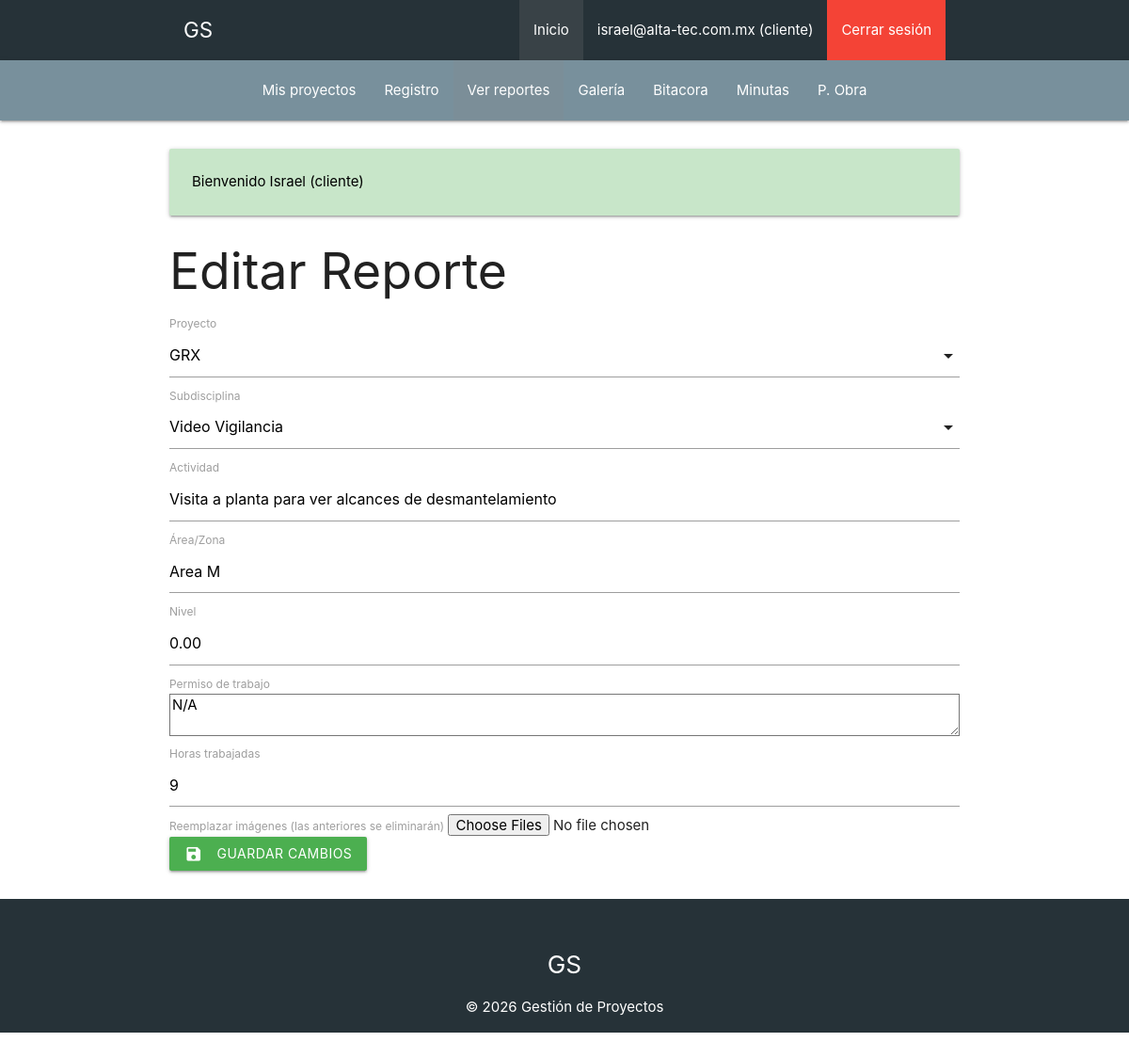
The app's page /reportes/editar?id=15 (signed in) with its own data.
### tables this page shows
CREATE TABLE `reportes` (
  `id` int NOT NULL AUTO_INCREMENT,
  `proyecto_id` int NOT NULL,
  `subdisciplina_id` int DEFAULT NULL,
  `actividad` text NOT NULL,
  `area_zonal` text,
  `nivel` text,
  `permisoTrabajo` text,
  `horastrabajadas` int DEFAULT NULL,
  `imagenes` json DEFAULT NULL,
  `created_at` datetime NOT NULL DEFAULT CURRENT_TIMESTAMP,
  PRIMARY KEY (`id`),
  KEY `proyecto_id` (`proyecto_id`),
  KEY `subdisciplina_id` (`subdisciplina_id`),
  CONSTRAINT `reportes_ibfk_1` FOREIGN KEY (`proyecto_id`) REFERENCES `proyectos` (`id`),
  CONSTRAINT `reportes_ibfk_2` FOREIGN KEY (`subdisciplina_id`) REFERENCES `subdisciplinas` (`id`)
);

### controllers/ReporteController.php (called while the page is built, shortened)
<?php
class ReporteController {
    public static function editar(Router $router) {
        $idUsuario = idActual();
        $id = $_GET['id'] ?? $_POST['id'] ?? null;
        $id = filter_var($id, FILTER_VALIDATE_INT);
        $reporte = Reporte::find($id);
        $errores = Reporte::getErrores();
        $subdisciplinas = \Model\Subdisciplina::all();
        if(esAdmin()) {
            $proyectos = Proyecto::all();
        } else {
            $query = "SELECT p.* FROM permisos perm " .
                     "JOIN proyectos p ON perm.proyecto_id = p.id " .
                     "WHERE perm.cliente_id = " . intval($idUsuario) .
                     " AND perm.permiso = 'editar'";
            $proyectos = Proyecto::consultaSQL($query);
        }
        $router->render('reportes/editar', [
            'reporte' => $reporte,
            'errores' => $errores,
            'proyectos' => $proyectos,
            'subdisciplinas' => $subdisciplinas
        ]);
    }
}

### public/index.php (called while the page is built, shortened)
<?php
$router = new Router();
$router->get('/', [PaginasController::class, 'index']);
$router->post('/', [PaginasController::class, 'index']);
$router->get('/p-obra', [ActividadObraController::class, 'index']);
$router->get('/p-obra/crear', [ActividadObraController::class, 'crear']);
$router->post('/p-obra/crear', [ActividadObraController::class, 'crear']);
$router->get('/p-obra/editar', [ActividadObraController::class, 'editar']);
$router->post('/p-obra/editar', [ActividadObraController::class, 'editar']);
$router->post('/p-obra/eliminar', [ActividadObraController::class, 'eliminar']);
$router->get('/logout', [AuthController::class, 'logout']);
$router->get('/admin', [AdminController::class, 'index']);
$router->get('/empresas', [EmpresaController::class, 'index']);
$router->get('/empresas/crear', [EmpresaController::class, 'crear']);
$router->post('/empresas/crear', [EmpresaController::class, 'crear']);
$router->get('/empresas/actualizar', [EmpresaController::class, 'actualizar']);
$router->post('/empresas/actualizar', [EmpresaController::class, 'actualizar']);
$router->post('/empresas/eliminar', [EmpresaController::class, 'eliminar']);
$router->get('/permisos', [PermisoController::class, 'index']);
$router->get('/permisos/crear', [PermisoController::class, 'crear']);
$router->post('/permisos/crear', [PermisoController::class, 'crear']);
$router->get('/permisos/actualizar', [PermisoController::class, 'actualizar']);
$router->post('/permisos/actualizar', [PermisoController::class, 'actualizar']);
$router->post('/permisos/eliminar', [PermisoController::class, 'eliminar']);
$router->get('/mis-proyectos', [PermisoController::class, 'misProyectos']);
$router->get('/clientes', [UsuarioController::class, 'index']);
$router->get('/clientes/crear', [UsuarioController::class, 'crear']);
$router->post('/clientes/crear', [UsuarioController::class, 'crear']);
$router->get('/clientes/actualizar', [UsuarioController::class, 'actualizar']);
$router->post('/clientes/actualizar', [UsuarioController::class, 'actualizar']);
$router->post('/clientes/eliminar', [UsuarioController::class, 'eliminar']);
$router->get('/disciplinas', [DisciplinaController::class, 'index']);
$router->get('/disciplinas/crear', [DisciplinaController::class, 'crear']);
$router->post('/disciplinas/crear', [DisciplinaController::class, 'crear']);
$router->get('/disciplinas/actualizar', [DisciplinaController::class, 'actualizar']);
$router->post('/disciplinas/actualizar', [DisciplinaController::class, 'actualizar']);
$router->post('/disciplinas/eliminar', [DisciplinaController::class, 'eliminar']);
$router->get('/subdisciplinas', [SubdisciplinaController::class, 'index']);
$router->get('/subdisciplinas/crear', [SubdisciplinaController::class, 'crear']);
$router->post('/subdisciplinas/crear', [SubdisciplinaController::class, 'crear']);
$router->get('/subdisciplinas/actualizar', [SubdisciplinaController::class, 'actualizar']);
$router->post('/subdisciplinas/actualizar', [SubdisciplinaController::class, 'actualizar']);
$router->post('/subdisciplinas/eliminar', [SubdisciplinaController::class, 'eliminar']);
$router->get('/proyectos', [ProyectoController::class, 'index']);
$router->get('/proyectos/crear', [ProyectoController::class, 'crear']);
$router->post('/proyectos/crear', [ProyectoController::class, 'crear']);
$router->get('/proyectos/actualizar', [ProyectoController::class, 'actualizar']);
$router->post('/proyectos/actualizar', [ProyectoController::class, 'actualizar']);
$router->post('/proyectos/eliminar', [ProyectoController::class, 'eliminar']);
$router->get('/reportes', [ReporteController::class, 'index']);
$router->get('/reportes/crear', [ReporteController::class, 'crear']);
$router->post('/reportes/crear', [ReporteController::class, 'crear']);
$router->get('/reportes/editar', [ReporteController::class, 'editar']);
$router->post('/reportes/editar', [ReporteController::class, 'editar']);
$router->get('/reportes/detalle', [ReporteController::class, 'detalle']);
$router->post('/reportes/eliminar', [ReporteController::class, 'eliminar']);
$router->get('/reportes/galeria', [ReporteController::class, 'galeria']);
$router->get('/categorias', [CategoriaController::class, 'index']);
$router->get('/categorias/crear', [CategoriaController::class, 'crear']);
$router->post('/categorias/crear', [CategoriaController::class, 'crear']);
$router->get('/categorias/actualizar', [CategoriaController::class, 'actualizar']);
$router->post('/categorias/actualizar', [CategoriaController::class, 'actualizar']);
$router->post('/categorias/eliminar', [CategoriaController::class, 'eliminar']);
$router->get('/bitacora', [BitacoraController::class, 'index']);
$router->get('/bitacora/crear', [BitacoraController::class, 'crear']);
$router->post('/bitacora/crear', [BitacoraController::class, 'crear']);
$router->get('/bitacora/editar', [BitacoraController::class, 'editar']);
$router->post('/bitacora/editar', [BitacoraController::class, 'editar']);
$router->post('/bitacora/eliminar', [BitacoraController::class, 'eliminar']);
$router->get('/bitacora/detalle', [BitacoraController::class, 'detalle']);
$router->get('/minutas', [MinutaController::class, 'index']);
$router->get('/minutas/crear', [MinutaController::class, 'crear']);
$router->post('/minutas/crear', [MinutaController::class, 'crear']);
$router->get('/minutas/actualizar', [MinutaController::class, 'actualizar']);
$router->post('/minutas/actualizar', [MinutaController::class, 'actualizar']);
$router->post('/minutas/eliminar', [MinutaController::class, 'eliminar']);
$router->get('/minutas/detalle', [MinutaController::class, 'detalle']);
$router->comprobarRutas();

### models/ActiveRecord.php (called while the page is built, shortened)
<?php
class ActiveRecord {
    protected static $infoBasedatos;
    protected static $tabla = '';
    public static function confDatabase($baseDatos) {
        self::$infoBasedatos = $baseDatos;
    }
    public static function consultaSQL($query) {
        $resultado = self::$infoBasedatos->query($query);
        $array = [];
        while($registroDB = $resultado->fetch_assoc()) {
            $array[] = static::crearObjeto($registroDB);
        }
        return $array;
    }
    protected static function crearObjeto($registro) {
        $objeto = new static;
        foreach($registro as $key => $value) {
            if(property_exists($objeto, $key)) {
                $objeto->$key = $value;
            }
        }
        return $objeto;
    }
    public static function find($id) {
        $consulta = "SELECT * FROM " . static::$tabla . " WHERE id = $id";
        $resultado = self::consultaSQL($consulta);
        return array_shift($resultado);
    }
}

### views/reportes/editar.php (the view, shortened to what this page needs)
<h2>Editar Reporte</h2>
<form method="POST" action="/reportes/editar" enctype="multipart/form-data" class="formulario">
    <div class="campo">
        <label for="proyecto">Proyecto</label>
    </div>
    <div class="campo">
        <label for="subdisciplina">Subdisciplina</label>
    </div>
    <div class="campo">
        <label for="actividad">Actividad</label>
        <input type="text" id="actividad" name="actividad" required value="<?php echo $reporte->actividad; ?>">
    </div>
    <div class="campo">
        <label for="area_zonal">Área/Zona</label>
        <input type="text" id="area_zonal" name="area_zonal" required value="<?php echo $reporte->area_zonal; ?>">
    </div>
    <div class="campo">
        <label for="nivel">Nivel</label>
        <input type="text" id="nivel" name="nivel" required value="<?php echo $reporte->nivel; ?>">
    </div>
    <div class="campo">
        <label for="permisoTrabajo">Permiso de trabajo</label>
        <textarea id="permisoTrabajo" name="permisoTrabajo"><?php echo $reporte->permisoTrabajo; ?></textarea>
    </div>
    <div class="campo">
        <label for="horastrabajadas">Horas trabajadas</label>
        <input type="number" id="horastrabajadas" name="horastrabajadas" min="0" required value="<?php echo $reporte->horastrabajadas; ?>">
    </div>
    <div class="campo">
        <label for="imagenes">Reemplazar imágenes (las anteriores se eliminarán)</label>
        <input type="file" id="imagenes" name="imagenes[]" multiple>
    </div>
    <button type="submit" class="btn green"><i class="material-icons left">save</i>Guardar Cambios</button>
</form>

### public/css/custom.css (style rules this page uses)
h2 { margin-top: 2rem; margin-bottom: 1rem; }

### records on screen
reportes: actividad "Visita a planta para ver alcances de desmantelamiento", area_zonal "Area M", nivel "0.00", permisoTrabajo "N/A", horastrabajadas "9"

### other values on screen
usuarioActual() "israel@alta-tec.com.mx"
rolActual() "cliente"
$textoMensaje "Bienvenido Israel (cliente)"
